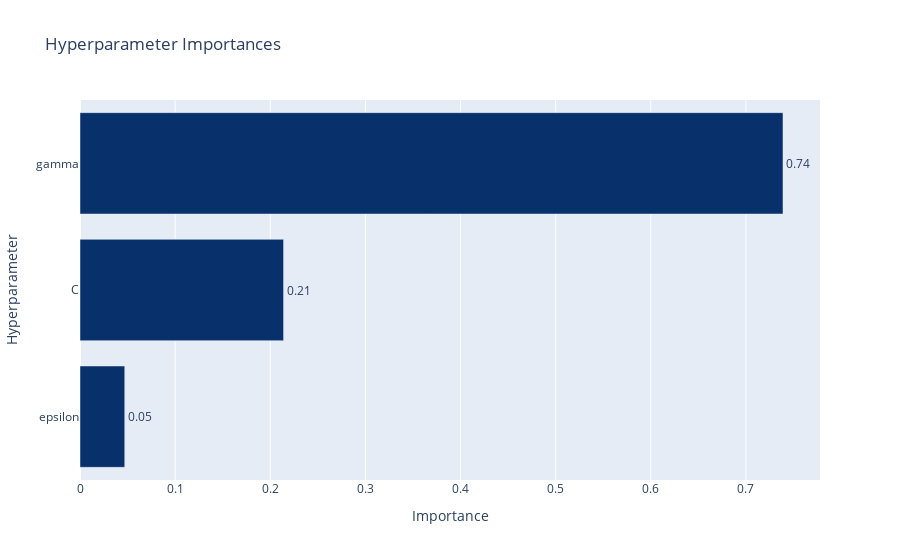

The cell this chart's notebook holds for it:
### Code cell
optuna.visualization.plot_param_importances(study)

### Figure 1 — Plotly figure (JSON) as saved in the notebook; plotly's stock layout.template omitted (floating-point values rounded to 4 significant figures)
{"data": [{"cliponaxis": false, "hovertemplate": ["epsilon (UniformDistribution): 0.04704451430584388<extra></extra>", "C (LogUniformDistribution): 0.21398209938649868<extra></extra>", "gamma (LogUniformDistribution): 0.7389733863076575<extra></extra>"], "marker": {"color": ["rgb(8,48,107)", "rgb(8,48,107)", "rgb(8,48,107)"]}, "orientation": "h", "text": ["0.04704451430584388", "0.21398209938649868", "0.7389733863076575"], "textposition": "outside", "texttemplate": "%{text:.2f}", "type": "bar", "x": [0.04704, 0.214, 0.739], "y": ["epsilon", "C", "gamma"]}], "layout": {"autosize": true, "showlegend": false, "title": {"text": "Hyperparameter Importances"}, "xaxis": {"autorange": true, "range": [0, 0.7779], "title": {"text": "Importance"}, "type": "linear"}, "yaxis": {"autorange": true, "range": [-0.5, 2.5], "title": {"text": "Hyperparameter"}, "type": "category"}}}
